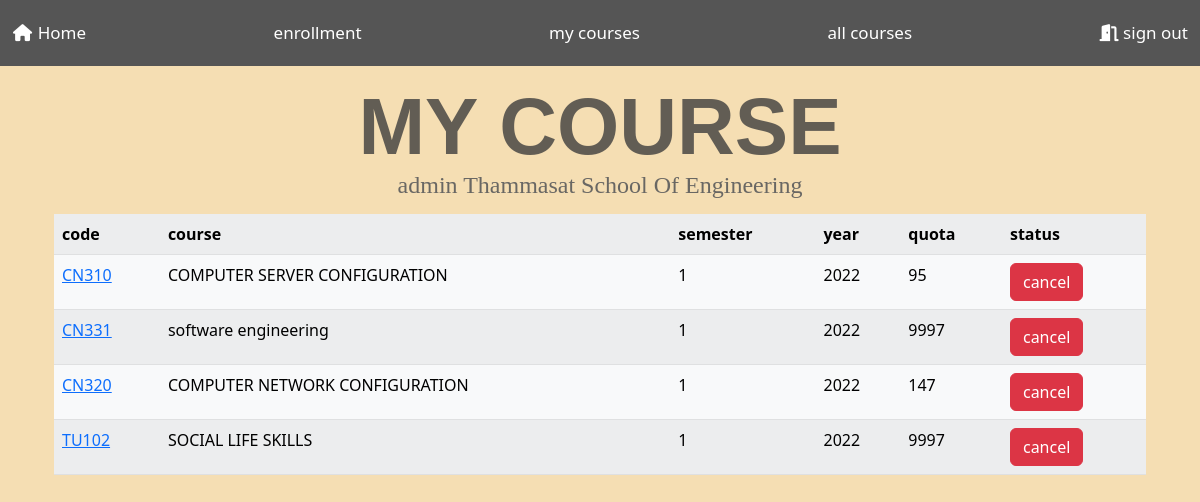
The app's page /myCourse (signed in), older data.
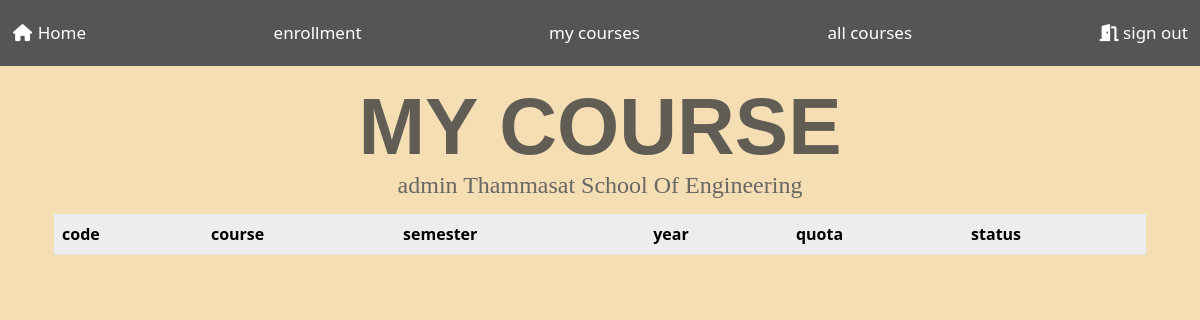
The same page, newer data.
### users/models.py (models this page shows, shortened)
class Booking(models.Model):
    username = models.ForeignKey(User, on_delete=models.CASCADE)
    subject = models.ForeignKey(Subject, on_delete=models.CASCADE)

### subjects/models.py (models this page shows, shortened)
class Subject(models.Model):
    subjectCode = models.CharField(max_length=64)
    subjectName = models.CharField(max_length=64)
    semester = models.IntegerField()
    year = models.IntegerField()
    quota = models.IntegerField()
    status = models.BooleanField(default=True)
    detail = models.CharField(max_length=99999, default="")

### users/views.py (the view)
# urls.py: path('myCourse', views.courseView, name='myCourse'),
def courseView(request):
    booking = Booking.objects.filter(username_id=request.user.id).all()
    return render(request, 'users/myCourse.html', {
        'booking': booking,
    })
    pass

### users/templates/users/myCourse.html (shortened to what this page needs)
{% extends 'users/layout.html' %}
{% block body %}
<br><br>
<h1>MY COURSE</h1>
<br>
<p>{{ request.user.first_name }} {{ request.user.last_name }} {{ request.user.username }} Thammasat School Of
    Engineering </p>
<div class="container">
    <table class="table table-light table-striped">
        <tr>
            <th>code</th>
            <th>course</th>
            <th>semester</th>
            <th>year</th>
            <th>quota</th>
            <th>status</th>
        </tr>
        {% for subject in booking %}
        <tr>
            <td><a href="{% url 'subjects:subjects' subject.subject.id %}">{{ subject.subject.subjectCode }}</a></td>
            <td>{{ subject.subject.subjectName }}</td>
            <td>{{ subject.subject.semester }}</td>
            <td>{{ subject.subject.year }}</td>
            <td>{{ subject.subject.quota }}</td>
            <td>
                <form action="{% url 'users:cancelCourse' %}" method="post">
                    <button type="submit" class="btn btn-danger">cancel</button>
                </form>
            </td>
        </tr>
        {% endfor %}
    </table>
</div>
{% endblock %}

### users/templates/users/layout.html (shortened to what this page needs)
<!DOCTYPE html>
<html lang="en">
<head>
    {% load static %}
    <link href="https://cdn.jsdelivr.net/npm/bootstrap@5.2.1/dist/css/bootstrap.min.css" rel="stylesheet"
>
</head>
<body>
    <div class="navbar">
        <a href="{% url 'users:index' %}"><i class="fa fa-fw fa-home"></i> Home</a>
        <a href="{% url 'users:enroll' %}">enrollment </a>
        <a href="{% url 'users:myCourse' %}"> my courses </a>
        <a href="{% url 'users:subjectsList' %}">all courses </a>
        <a href="{% url 'users:logout' %}"><i class="fa-sharp fa-solid fa-door-open"></i> sign out </a>
    </div>
    <div class="container">
        {% block body %}
        {% endblock %}
    </div>
</body>
</html>

### users/templates/users/layout.html (style rules this page uses)
body { background-image: url('https://cdn.discordapp.com/attachments/770324554459250690/1020604039379046520/Missup_thammasat_university_in_future_6bffe0a8-7ee7-4e1a-9201-c753a37feeb7_auto_x2.jpg'); background-repeat: repeat-y; background-size: cover; background-position: center; background-color: wheat; }
.navbar { width: 100%; background-color: #555; overflow: hidden; }
.navbar a { float: left; text-align: center; padding: 12px; color: white; text-decoration: none; font-size: 17px; }

### users/templates/users/myCourse.html (style rules this page uses)
h1 { color: rgba(59, 59, 59, 0.792); font-family: "Avant Garde", Avantgarde, "Century Gothic", CenturyGothic, AppleGothic, sans-serif; font-size: 80px; font-style: normal; font-variant: normal; font-weight: 700; line-height: 26.4px; text-align: center; }
p { color: rgba(93, 93, 93, 0.927); font-family: Impact, Haettenschweiler, "Franklin Gothic Bold", Charcoal, "Helvetica Inserat", "Bitstream Vera Sans Bold", "Arial Black", "sans serif"; font-size: 24px; font-style: normal; font-variant: normal; font-weight: 450; line-height: 26.4px; text-align: center; }

Row changes from the older to the newer data that the page shows:
removed Booking: subject.subjectCode "CN310", subject.subjectName "COMPUTER SERVER CONFIGURATION", subject.semester "1", subject.year "2022", subject.quota "95"
removed Booking: subject.subjectCode "CN331", subject.subjectName "software engineering", subject.semester "1", subject.year "2022", subject.quota "9997"
removed Booking: subject.subjectCode "CN320", subject.subjectName "COMPUTER NETWORK CONFIGURATION", subject.semester "1", subject.year "2022", subject.quota "147"
removed Booking: subject.subjectCode "TU102", subject.subjectName "SOCIAL LIFE SKILLS", subject.semester "1", subject.year "2022", subject.quota "9997"
